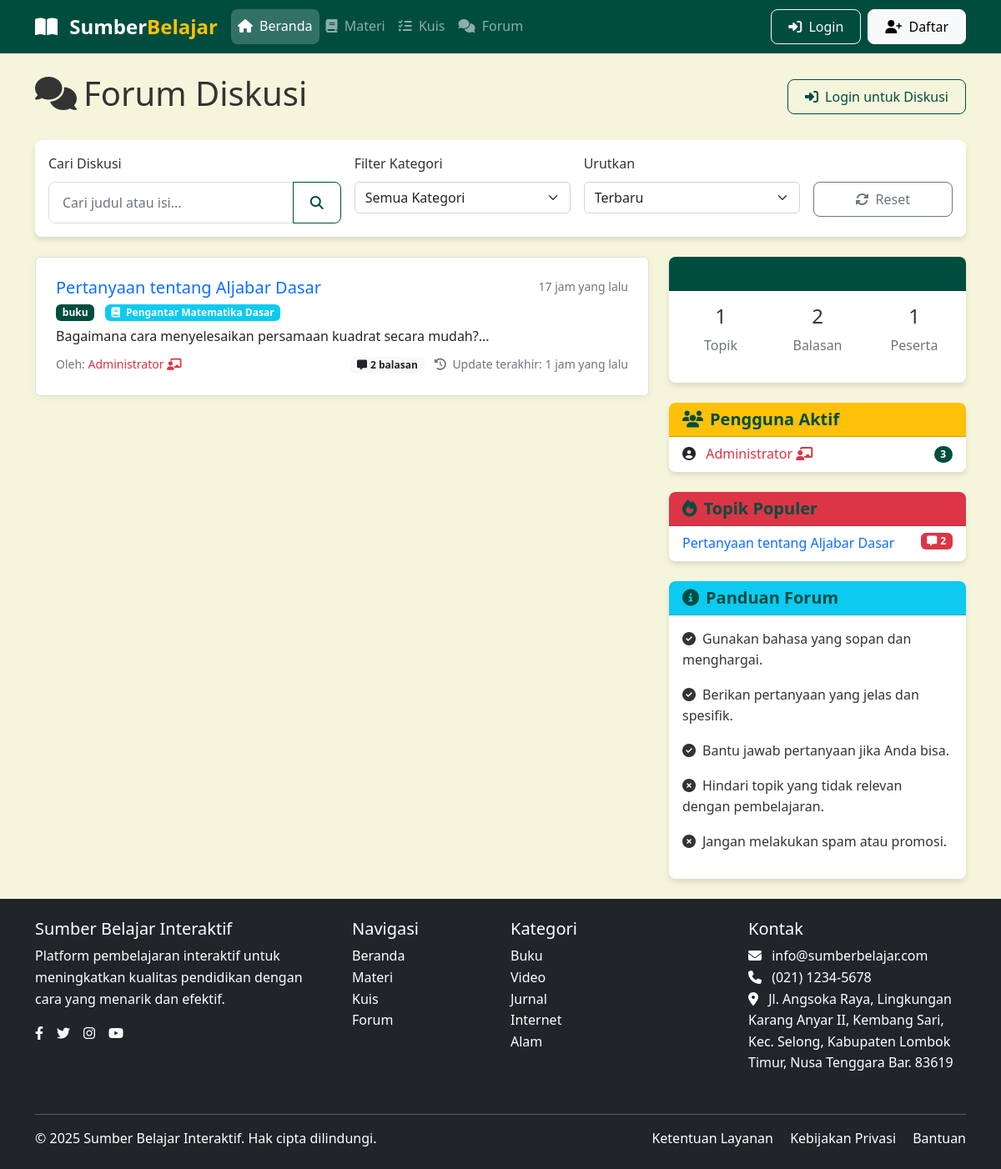
The page /forum/index.php on the database its author committed.
### tables this page shows
CREATE TABLE forum_topics (
        id INTEGER PRIMARY KEY AUTOINCREMENT,
        title TEXT NOT NULL,
        content TEXT NOT NULL,
        user_id INTEGER NOT NULL,
        kategori TEXT NOT NULL,
        materi_id INTEGER,
        is_pinned INTEGER DEFAULT 0,
        is_closed INTEGER DEFAULT 0,
        created_at TIMESTAMP DEFAULT CURRENT_TIMESTAMP,
        updated_at TIMESTAMP DEFAULT CURRENT_TIMESTAMP, views INTEGER DEFAULT 0,
        FOREIGN KEY (user_id) REFERENCES users(id),
        FOREIGN KEY (materi_id) REFERENCES materi(id)
    );

CREATE TABLE users (id INTEGER PRIMARY KEY AUTOINCREMENT, username TEXT NOT NULL UNIQUE, password TEXT NOT NULL, email TEXT NOT NULL UNIQUE, full_name TEXT NOT NULL, role TEXT NOT NULL CHECK(role IN ('admin', 'teacher', 'student')), created_at TIMESTAMP DEFAULT CURRENT_TIMESTAMP, updated_at TIMESTAMP DEFAULT CURRENT_TIMESTAMP, is_active INTEGER DEFAULT 1, activation_code TEXT, last_login TIMESTAMP);

### includes/functions.php (called while the page is built, shortened)
<?php
function is_logged_in() {
    return isset($_SESSION['user_id']);
}
function time_elapsed_string($datetime, $full = false) {
    $now = new DateTime;
    $ago = new DateTime($datetime);
    $diff = $now->diff($ago);
    $diff->w = floor($diff->d / 7);
    $diff->d -= $diff->w * 7;
    $string = array(
        'y' => 'tahun',
        'm' => 'bulan',
        'w' => 'minggu',
        'd' => 'hari',
        'h' => 'jam',
        'i' => 'menit',
        's' => 'detik',
    );
    foreach ($string as $k => &$v) {
        if ($diff->$k) {
            $v = $diff->$k . ' ' . $v . ($diff->$k > 1 ? '' : '');
        } else {
            unset($string[$k]);
        }
    }
    if (!$full) $string = array_slice($string, 0, 1);
    return $string ? implode(', ', $string) . ' yang lalu' : 'baru saja';
}
?>

### config/database.php (called while the page is built, shortened)
<?php
$db_path = __DIR__ . '/../db/sumber_belajar.sqlite';
$conn = new SQLite3($db_path);
function execute_query($sql, $params = [], $types = "") {
    global $conn;
    try {
        $stmt = $conn->prepare($sql);
        $result = $stmt->execute();
        return ['stmt' => $stmt, 'result' => $result];
    } catch (Exception $e) {
        error_log("Database error: " . $e->getMessage());
        return false;
    }
}
function get_record($sql, $params = [], $types = "") {
    $query = execute_query($sql, $params, $types);
    $row = $query['result']->fetchArray(SQLITE3_ASSOC);
    return $row === false ? null : $row;
}
function get_records($sql, $params = [], $types = "") {
    $query = execute_query($sql, $params, $types);
    $rows = [];
    while ($row = $query['result']->fetchArray(SQLITE3_ASSOC)) {
        $rows[] = $row;
    }
    return $rows;
}

### forum/index.php (the view, shortened to what this page needs)
<?php
require_once '../config/database.php';
require_once '../includes/functions.php';
$logged_in = is_logged_in();
$search = isset($_GET['search']) ? sanitize($_GET['search']) : '';
$sql = "SELECT ft.*, u.username, u.full_name, u.role,
        (SELECT COUNT(*) FROM forum_replies fr WHERE fr.topic_id = ft.id) as reply_count,
        (SELECT MAX(fr.created_at) FROM forum_replies fr WHERE fr.topic_id = ft.id) as last_reply_at,
        m.judul as materi_judul
        FROM forum_topics ft
        LEFT JOIN users u ON ft.user_id = u.id
        LEFT JOIN materi m ON ft.materi_id = m.id
        WHERE 1=1";
$params = [];
$types = "";
$sort = isset($_GET['sort']) ? sanitize($_GET['sort']) : 'newest';
switch ($sort) {
    case 'newest':
    default:
        $sql .= " ORDER BY ft.created_at DESC";
        break;
}
$topics = get_records($sql, $params, $types);
$active_users = get_records(
    "SELECT u.id, u.username, u.full_name, u.role, COUNT(DISTINCT ft.id) + COUNT(DISTINCT fr.id) as activity_count
     FROM users u
     LEFT JOIN forum_topics ft ON u.id = ft.user_id
     LEFT JOIN forum_replies fr ON u.id = fr.user_id
     WHERE (ft.id IS NOT NULL OR fr.id IS NOT NULL)
       AND (ft.created_at >= datetime('now', '-30 day') OR fr.created_at >= datetime('now', '-30 day'))
     GROUP BY u.id
     ORDER BY activity_count DESC
     LIMIT 5"
);
$hot_topics = get_records(
    "SELECT ft.id, ft.title, COUNT(fr.id) as reply_count
     FROM forum_topics ft
     JOIN forum_replies fr ON ft.id = fr.topic_id
     WHERE fr.created_at >= datetime('now', '-7 day')
     GROUP BY ft.id
     ORDER BY reply_count DESC
     LIMIT 5"
);
?>
<!DOCTYPE html>
<html lang="id">
<head>
    <link href="https://cdn.jsdelivr.net/npm/bootstrap@5.2.3/dist/css/bootstrap.min.css" rel="stylesheet">
    <link rel="stylesheet" href="https://cdnjs.cloudflare.com/ajax/libs/font-awesome/6.2.0/css/all.min.css">
    <link rel="stylesheet" href="../assets/css/style.css">
</head>
<body>
<?php include '../includes/header.php'; ?>
<main class="container py-4">
    <div class="d-flex justify-content-between align-items-center mb-4">
        <h1>
            <i class="fas fa-comments me-2"></i>Forum Diskusi
        </h1>
        <?php if ($logged_in): ?>
            <a href="post.php" class="btn btn-primary">
                <i class="fas fa-plus-circle me-2"></i>Buat Topik Baru
            </a>
        <?php else: ?>
            <a href="../auth/login.php" class="btn btn-outline-primary">
                <i class="fas fa-sign-in-alt me-2"></i>Login untuk Diskusi
            </a>
        <?php endif; ?>
    </div>
    <div class="card mb-4">
        <div class="card-body">
            <form action="index.php" method="GET" class="row g-3">
                <div class="col-md-4">
                    <label for="search" class="form-label">Cari Diskusi</label>
                    <div class="input-group">
                        <input type="text" class="form-control" id="search" name="search" placeholder="Cari judul atau isi..." value="<?= htmlspecialchars($search) ?>">
                        <button class="btn btn-outline-primary" type="submit">
                            <i class="fas fa-search"></i>
                        </button>
                    </div>
                </div>
                <div class="col-md-3">
                    <label for="kategori" class="form-label">Filter Kategori</label>
                    <select class="form-select" id="kategori" name="kategori" onchange="this.form.submit()">
                        <option value="">Semua Kategori</option>
                    </select>
                </div>
                <div class="col-md-3">
                    <label for="sort" class="form-label">Urutkan</label>
                    <select class="form-select" id="sort" name="sort" onchange="this.form.submit()">
                        <option value="newest" <?= $sort === 'newest' ? 'selected' : '' ?>>Terbaru</option>
                    </select>
                </div>
                <div class="col-md-2">
                    <label class="form-label">&nbsp;</label>
                    <div>
                        <a href="index.php" class="btn btn-outline-secondary w-100">
                            <i class="fas fa-sync-alt me-2"></i>Reset
                        </a>
                    </div>
                </div>
            </form>
        </div>
    </div>
    <div class="row">
        <div class="col-lg-8">
            <?php if (!empty($topics)): ?>
                <div class="list-group mb-4">
                    <?php foreach ($topics as $topic): ?>
                        <div class="list-group-item list-group-item-action forum-thread">
                            <div class="d-flex w-100 justify-content-between">
                                <h5 class="mb-1">
                                    <a href="view.php?id=<?= $topic['id'] ?>" class="text-decoration-none">
                                        <?= htmlspecialchars($topic['title']) ?>
                                    </a>
                                </h5>
                                <small class="text-muted">
                                    <?= time_elapsed_string($topic['created_at']) ?>
                                </small>
                            </div>
                            <div class="mb-1">
                                <span class="badge bg-primary me-2"><?= htmlspecialchars($topic['kategori']) ?></span>
                                <?php if ($topic['materi_id']): ?>
                                    <span class="badge bg-info me-2">
                                        <i class="fas fa-book me-1"></i>
                                        <?= htmlspecialchars($topic['materi_judul']) ?>
                                    </span>
                                <?php endif; ?>
                            </div>
                            <p class="mb-1 text-truncate"><?= htmlspecialchars(substr($topic['content'], 0, 150)) ?>...</p>
                            <div class="d-flex justify-content-between align-items-center mt-2">
                                <div>
                                    <small class="text-muted">
                                        Oleh:
                                        <span class="<?= $topic['role'] === 'admin' ? 'text-danger' : 'text-primary' ?>">
                                            <?= htmlspecialchars($topic['full_name']) ?>
                                            <?= $topic['role'] === 'admin' ? '<i class="fas fa-chalkboard-teacher"></i>' : '' ?>
                                        </span>
                                    </small>
                                </div>
                                <div>
                                    <span class="badge bg-light text-dark">
                                        <i class="fas fa-comment-alt me-1"></i><?= $topic['reply_count'] ?> balasan
                                    </span>
                                    <?php if ($topic['reply_count'] > 0 && $topic['last_reply_at']): ?>
                                        <small class="ms-2 text-muted">
                                            <i class="fas fa-history me-1"></i>
                                            Update terakhir: <?= time_elapsed_string($topic['last_reply_at']) ?>
                                        </small>
                                    <?php endif; ?>
                                </div>
                            </div>
                        </div>
                    <?php endforeach; ?>
                </div>
            <?php endif; ?>
        </div>
        <div class="col-lg-4">
            <div class="card mb-4">
                <div class="card-header bg-primary text-white">
                    <h5 class="card-title mb-0">
                        <i class="fas fa-chart-bar me-2"></i>Statistik Forum
                    </h5>
                </div>
                <div class="card-body">
                    <?php
                    $total_topics = get_record("SELECT COUNT(*) as total FROM forum_topics")['total'];
                    $total_replies = get_record("SELECT COUNT(*) as total FROM forum_replies")['total'];
                    $total_users = get_record("SELECT COUNT(DISTINCT user_id) as total FROM (SELECT user_id FROM forum_topics UNION SELECT user_id FROM forum_replies) as active_users")['total'];
                    ?>
                    <div class="row text-center">
                        <div class="col-4">
                            <h4><?= $total_topics ?></h4>
                            <p class="text-muted">Topik</p>
                        </div>
                        <div class="col-4">
                            <h4><?= $total_replies ?></h4>
                            <p class="text-muted">Balasan</p>
                        </div>
                        <div class="col-4">
                            <h4><?= $total_users ?></h4>
                            <p class="text-muted">Peserta</p>
                        </div>
                    </div>
                </div>
            </div>
            <div class="card mb-4">
                <div class="card-header bg-success text-white">
                    <h5 class="card-title mb-0">
                        <i class="fas fa-users me-2"></i>Pengguna Aktif
                    </h5>
                </div>
                <div class="card-body p-0">
                    <ul class="list-group list-group-flush">
                        <?php if (!empty($active_users)): ?>
                            <?php foreach ($active_users as $user): ?>
                                <li class="list-group-item d-flex justify-content-between align-items-center">
                                    <div>
                                        <i class="fas fa-user-circle me-2"></i>
                                        <span class="<?= $user['role'] === 'admin' ? 'text-danger' : '' ?>">
                                            <?= htmlspecialchars($user['full_name']) ?>
                                            <?= $user['role'] === 'admin' ? ' <i class="fas fa-chalkboard-teacher"></i>' : '' ?>
                                        </span>
                                    </div>
                                    <span class="badge bg-primary rounded-pill"><?= $user['activity_count'] ?></span>
                                </li>
                            <?php endforeach; ?>
                        <?php else: ?>
                            <li class="list-group-item text-center">Belum ada data pengguna aktif.</li>
                        <?php endif; ?>
                    </ul>
                </div>
            </div>
            <div class="card mb-4">
                <div class="card-header bg-danger text-white">
                    <h5 class="card-title mb-0">
                        <i class="fas fa-fire me-2"></i>Topik Populer
                    </h5>
                </div>
                <div class="card-body p-0">
                    <ul class="list-group list-group-flush">
                        <?php if (!empty($hot_topics)): ?>
                            <?php foreach ($hot_topics as $hot): ?>
                                <li class="list-group-item">
                                    <a href="view.php?id=<?= $hot['id'] ?>" class="text-decoration-none">
                                        <?= htmlspecialchars($hot['title']) ?>
                                    </a>
                                    <span class="badge bg-danger float-end">
                                        <i class="fas fa-comment-alt me-1"></i><?= $hot['reply_count'] ?>
                                    </span>
                                </li>
                            <?php endforeach; ?>
                        <?php else: ?>
                            <li class="list-group-item text-center">Belum ada topik populer minggu ini.</li>
                        <?php endif; ?>
                    </ul>
                </div>
            </div>
            <div class="card">
                <div class="card-header bg-info text-white">
                    <h5 class="card-title mb-0">
                        <i class="fas fa-info-circle me-2"></i>Panduan Forum
                    </h5>
                </div>
                <div class="card-body">
                    <p><i class="fas fa-check-circle me-2"></i>Gunakan bahasa yang sopan dan menghargai.</p>
                    <p><i class="fas fa-check-circle me-2"></i>Berikan pertanyaan yang jelas dan spesifik.</p>
                    <p><i class="fas fa-check-circle me-2"></i>Bantu jawab pertanyaan jika Anda bisa.</p>
                    <p><i class="fas fa-times-circle me-2"></i>Hindari topik yang tidak relevan dengan pembelajaran.</p>
                    <p><i class="fas fa-times-circle me-2"></i>Jangan melakukan spam atau promosi.</p>
                </div>
            </div>
        </div>
    </div>
</main>
<?php include '../includes/footer.php'; ?>
</body>
</html>

### rows shown on the page
forum_topics: title "Pertanyaan tentang Aljabar Dasar", created_at "17 jam yang lalu", kategori "buku", materi_judul "Pengantar Matematika Dasar", content "Bagaimana cara menyelesaikan persamaan kuadrat secara mudah?", full_name "Administrator", reply_count "2", last_reply_at "1 jam yang lalu"
users: full_name "Administrator", role "admin" (drawn), activity_count "3"

### other values the page prints
$total_topics "1"
$total_replies "2"
$total_users "1"
